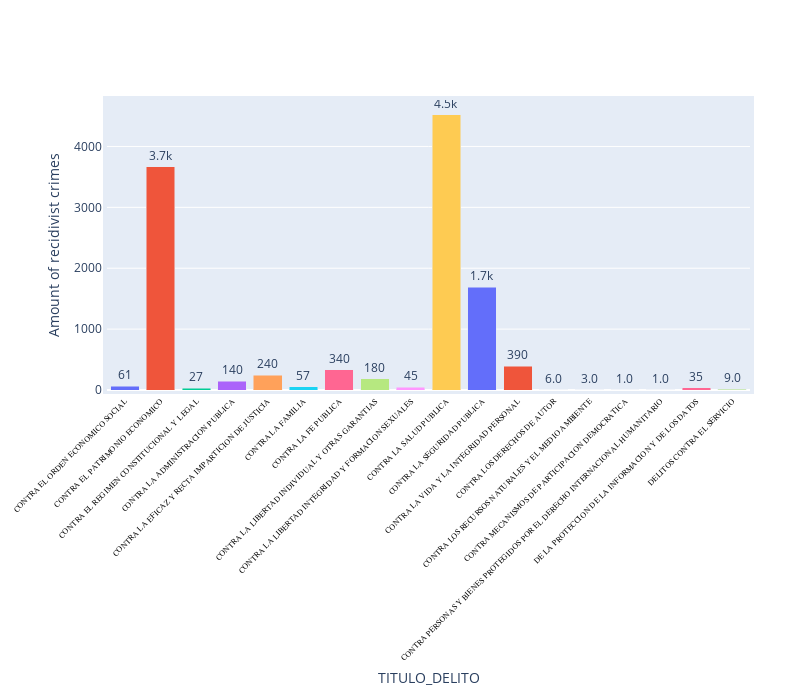

The code cell stored with this chart in its notebook:
### Code cell
fig = px.bar(df_genero[df_genero["GENERO"]=="FEMENINO"], x='TITULO_DELITO', y='INTERNOEN',
             hover_data=['TITULO_DELITO'], color='TITULO_DELITO',
             labels={'INTERNOEN':'Amount of recidivist crimes'}, height=400, barmode='stack', text="INTERNOEN")
fig.update_traces(texttemplate='%{text:.2s}', textposition='outside')
fig.update_layout(uniformtext_minsize=6, uniformtext_mode='hide', xaxis_tickangle=-45, showlegend=False, autosize=False,
                 width=800, height=700, margin=dict(l=50, r=50, b=100, t=100, pad=4 ))
fig.update_xaxes( tickfont=dict(family='Rockwell', color='black', size=8)) #tickangle=45,

fig.show()

### Figure 1 — Plotly figure (JSON) as saved in the notebook; plotly's stock layout.template omitted (floating-point values rounded to 4 significant figures)
{"data": [{"alignmentgroup": "True", "customdata": [["CONTRA EL ORDEN ECONOMICO SOCIAL"]], "hovertemplate": "TITULO_DELITO=%{customdata[0]}<br>Amount of recidivist crimes=%{text}<extra></extra>", "legendgroup": "CONTRA EL ORDEN ECONOMICO SOCIAL", "marker": {"color": "#636efa"}, "name": "CONTRA EL ORDEN ECONOMICO SOCIAL", "offsetgroup": "CONTRA EL ORDEN ECONOMICO SOCIAL", "orientation": "v", "showlegend": true, "text": [61], "textposition": "outside", "texttemplate": "%{text:.2s}", "type": "bar", "x": ["CONTRA EL ORDEN ECONOMICO SOCIAL"], "xaxis": "x", "y": [61], "yaxis": "y"}, {"alignmentgroup": "True", "customdata": [["CONTRA EL PATRIMONIO ECONOMICO"]], "hovertemplate": "TITULO_DELITO=%{customdata[0]}<br>Amount of recidivist crimes=%{text}<extra></extra>", "legendgroup": "CONTRA EL PATRIMONIO ECONOMICO", "marker": {"color": "#EF553B"}, "name": "CONTRA EL PATRIMONIO ECONOMICO", "offsetgroup": "CONTRA EL PATRIMONIO ECONOMICO", "orientation": "v", "showlegend": true, "text": [3668], "textposition": "outside", "texttemplate": "%{text:.2s}", "type": "bar", "x": ["CONTRA EL PATRIMONIO ECONOMICO"], "xaxis": "x", "y": [3668], "yaxis": "y"}, {"alignmentgroup": "True", "customdata": [["CONTRA EL REGIMEN CONSTITUCIONAL Y LEGAL"]], "hovertemplate": "TITULO_DELITO=%{customdata[0]}<br>Amount of recidivist crimes=%{text}<extra></extra>", "legendgroup": "CONTRA EL REGIMEN CONSTITUCIONAL Y LEGAL", "marker": {"color": "#00cc96"}, "name": "CONTRA EL REGIMEN CONSTITUCIONAL Y LEGAL", "offsetgroup": "CONTRA EL REGIMEN CONSTITUCIONAL Y LEGAL", "orientation": "v", "showlegend": true, "text": [27], "textposition": "outside", "texttemplate": "%{text:.2s}", "type": "bar", "x": ["CONTRA EL REGIMEN CONSTITUCIONAL Y LEGAL"], "xaxis": "x", "y": [27], "yaxis": "y"}, {"alignmentgroup": "True", "customdata": [["CONTRA LA ADMINISTRACION PUBLICA"]], "hovertemplate": "TITULO_DELITO=%{customdata[0]}<br>Amount of recidivist crimes=%{text}<extra></extra>", "legendgroup": "CONTRA LA ADMINISTRACION PUBLICA", "marker": {"color": "#ab63fa"}, "name": "CONTRA LA ADMINISTRACION PUBLICA", "offsetgroup": "CONTRA LA ADMINISTRACION PUBLICA", "orientation": "v", "showlegend": true, "text": [142], "textposition": "outside", "texttemplate": "%{text:.2s}", "type": "bar", "x": ["CONTRA LA ADMINISTRACION PUBLICA"], "xaxis": "x", "y": [142], "yaxis": "y"}, {"alignmentgroup": "True", "customdata": [["CONTRA LA EFICAZ Y RECTA IMPARTICION DE JUSTICIA"]], "hovertemplate": "TITULO_DELITO=%{customdata[0]}<br>Amount of recidivist crimes=%{text}<extra></extra>", "legendgroup": "CONTRA LA EFICAZ Y RECTA IMPARTICION DE JUSTICIA", "marker": {"color": "#FFA15A"}, "name": "CONTRA LA EFICAZ Y RECTA IMPARTICION DE JUSTICIA", "offsetgroup": "CONTRA LA EFICAZ Y RECTA IMPARTICION DE JUSTICIA", "orientation": "v", "showlegend": true, "text": [240], "textposition": "outside", "texttemplate": "%{text:.2s}", "type": "bar", "x": ["CONTRA LA EFICAZ Y RECTA IMPARTICION DE JUSTICIA"], "xaxis": "x", "y": [240], "yaxis": "y"}, {"alignmentgroup": "True", "customdata": [["CONTRA LA FAMILIA"]], "hovertemplate": "TITULO_DELITO=%{customdata[0]}<br>Amount of recidivist crimes=%{text}<extra></extra>", "legendgroup": "CONTRA LA FAMILIA", "marker": {"color": "#19d3f3"}, "name": "CONTRA LA FAMILIA", "offsetgroup": "CONTRA LA FAMILIA", "orientation": "v", "showlegend": true, "text": [57], "textposition": "outside", "texttemplate": "%{text:.2s}", "type": "bar", "x": ["CONTRA LA FAMILIA"], "xaxis": "x", "y": [57], "yaxis": "y"}, {"alignmentgroup": "True", "customdata": [["CONTRA LA FE PUBLICA"]], "hovertemplate": "TITULO_DELITO=%{customdata[0]}<br>Amount of recidivist crimes=%{text}<extra></extra>", "legendgroup": "CONTRA LA FE PUBLICA", "marker": {"color": "#FF6692"}, "name": "CONTRA LA FE PUBLICA", "offsetgroup": "CONTRA LA FE PUBLICA", "orientation": "v", "showlegend": true, "text": [336], "textposition": "outside", "texttemplate": "%{text:.2s}", "type": "bar", "x": ["CONTRA LA FE PUBLICA"], "xaxis": "x", "y": [336], "yaxis": "y"}, {"alignmentgroup": "True", "customdata": [["CONTRA LA LIBERTAD INDIVIDUAL Y OTRAS GARANTIAS"]], "hovertemplate": "TITULO_DELITO=%{customdata[0]}<br>Amount of recidivist crimes=%{text}<extra></extra>", "legendgroup": "CONTRA LA LIBERTAD INDIVIDUAL Y OTRAS GARANTIAS", "marker": {"color": "#B6E880"}, "name": "CONTRA LA LIBERTAD INDIVIDUAL Y OTRAS GARANTIAS", "offsetgroup": "CONTRA LA LIBERTAD INDIVIDUAL Y OTRAS GARANTIAS", "orientation": "v", "showlegend": true, "text": [183], "textposition": "outside", "texttemplate": "%{text:.2s}", "type": "bar", "x": ["CONTRA LA LIBERTAD INDIVIDUAL Y OTRAS GARANTIAS"], "xaxis": "x", "y": [183], "yaxis": "y"}, {"alignmentgroup": "True", "customdata": [["CONTRA LA LIBERTAD INTEGRIDAD Y FORMACION SEXUALES"]], "hovertemplate": "TITULO_DELITO=%{customdata[0]}<br>Amount of recidivist crimes=%{text}<extra></extra>", "legendgroup": "CONTRA LA LIBERTAD INTEGRIDAD Y FORMACION SEXUALES", "marker": {"color": "#FF97FF"}, "name": "CONTRA LA LIBERTAD INTEGRIDAD Y FORMACION SEXUALES", "offsetgroup": "CONTRA LA LIBERTAD INTEGRIDAD Y FORMACION SEXUALES", "orientation": "v", "showlegend": true, "text": [45], "textposition": "outside", "texttemplate": "%{text:.2s}", "type": "bar", "x": ["CONTRA LA LIBERTAD INTEGRIDAD Y FORMACION SEXUALES"], "xaxis": "x", "y": [45], "yaxis": "y"}, {"alignmentgroup": "True", "customdata": [["CONTRA LA SALUD PUBLICA"]], "hovertemplate": "TITULO_DELITO=%{customdata[0]}<br>Amount of recidivist crimes=%{text}<extra></extra>", "legendgroup": "CONTRA LA SALUD PUBLICA", "marker": {"color": "#FECB52"}, "name": "CONTRA LA SALUD PUBLICA", "offsetgroup": "CONTRA LA SALUD PUBLICA", "orientation": "v", "showlegend": true, "text": [4525], "textposition": "outside", "texttemplate": "%{text:.2s}", "type": "bar", "x": ["CONTRA LA SALUD PUBLICA"], "xaxis": "x", "y": [4525], "yaxis": "y"}, {"alignmentgroup": "True", "customdata": [["CONTRA LA SEGURIDAD PUBLICA"]], "hovertemplate": "TITULO_DELITO=%{customdata[0]}<br>Amount of recidivist crimes=%{text}<extra></extra>", "legendgroup": "CONTRA LA SEGURIDAD PUBLICA", "marker": {"color": "#636efa"}, "name": "CONTRA LA SEGURIDAD PUBLICA", "offsetgroup": "CONTRA LA SEGURIDAD PUBLICA", "orientation": "v", "showlegend": true, "text": [1688], "textposition": "outside", "texttemplate": "%{text:.2s}", "type": "bar", "x": ["CONTRA LA SEGURIDAD PUBLICA"], "xaxis": "x", "y": [1688], "yaxis": "y"}, {"alignmentgroup": "True", "customdata": [["CONTRA LA VIDA Y LA INTEGRIDAD PERSONAL"]], "hovertemplate": "TITULO_DELITO=%{customdata[0]}<br>Amount of recidivist crimes=%{text}<extra></extra>", "legendgroup": "CONTRA LA VIDA Y LA INTEGRIDAD PERSONAL", "marker": {"color": "#EF553B"}, "name": "CONTRA LA VIDA Y LA INTEGRIDAD PERSONAL", "offsetgroup": "CONTRA LA VIDA Y LA INTEGRIDAD PERSONAL", "orientation": "v", "showlegend": true, "text": [387], "textposition": "outside", "texttemplate": "%{text:.2s}", "type": "bar", "x": ["CONTRA LA VIDA Y LA INTEGRIDAD PERSONAL"], "xaxis": "x", "y": [387], "yaxis": "y"}, {"alignmentgroup": "True", "customdata": [["CONTRA LOS DERECHOS DE AUTOR"]], "hovertemplate": "TITULO_DELITO=%{customdata[0]}<br>Amount of recidivist crimes=%{text}<extra></extra>", "legendgroup": "CONTRA LOS DERECHOS DE AUTOR", "marker": {"color": "#00cc96"}, "name": "CONTRA LOS DERECHOS DE AUTOR", "offsetgroup": "CONTRA LOS DERECHOS DE AUTOR", "orientation": "v", "showlegend": true, "text": [6], "textposition": "outside", "texttemplate": "%{text:.2s}", "type": "bar", "x": ["CONTRA LOS DERECHOS DE AUTOR"], "xaxis": "x", "y": [6], "yaxis": "y"}, {"alignmentgroup": "True", "customdata": [["CONTRA LOS RECURSOS NATURALES Y EL MEDIO AMBIENTE"]], "hovertemplate": "TITULO_DELITO=%{customdata[0]}<br>Amount of recidivist crimes=%{text}<extra></extra>", "legendgroup": "CONTRA LOS RECURSOS NATURALES Y EL MEDIO AMBIENTE", "marker": {"color": "#ab63fa"}, "name": "CONTRA LOS RECURSOS NATURALES Y EL MEDIO AMBIENTE", "offsetgroup": "CONTRA LOS RECURSOS NATURALES Y EL MEDIO AMBIENTE", "orientation": "v", "showlegend": true, "text": [3], "textposition": "outside", "texttemplate": "%{text:.2s}", "type": "bar", "x": ["CONTRA LOS RECURSOS NATURALES Y EL MEDIO AMBIENTE"], "xaxis": "x", "y": [3], "yaxis": "y"}, {"alignmentgroup": "True", "customdata": [["CONTRA MECANISMOS DE PARTICIPACION DEMOCRATICA"]], "hovertemplate": "TITULO_DELITO=%{customdata[0]}<br>Amount of recidivist crimes=%{text}<extra></extra>", "legendgroup": "CONTRA MECANISMOS DE PARTICIPACION DEMOCRATICA", "marker": {"color": "#FFA15A"}, "name": "CONTRA MECANISMOS DE PARTICIPACION DEMOCRATICA", "offsetgroup": "CONTRA MECANISMOS DE PARTICIPACION DEMOCRATICA", "orientation": "v", "showlegend": true, "text": [1], "textposition": "outside", "texttemplate": "%{text:.2s}", "type": "bar", "x": ["CONTRA MECANISMOS DE PARTICIPACION DEMOCRATICA"], "xaxis": "x", "y": [1], "yaxis": "y"}, {"alignmentgroup": "True", "customdata": [["CONTRA PERSONAS Y BIENES PROTEGIDOS POR EL DERECHO INTERNACIONAL HUMANITARIO"]], "hovertemplate": "TITULO_DELITO=%{customdata[0]}<br>Amount of recidivist crimes=%{text}<extra></extra>", "legendgroup": "CONTRA PERSONAS Y BIENES PROTEGIDOS POR EL DERECHO INTERNACIONAL HUMANITARIO", "marker": {"color": "#19d3f3"}, "name": "CONTRA PERSONAS Y BIENES PROTEGIDOS POR EL DERECHO INTERNACIONAL HUMANITARIO", "offsetgroup": "CONTRA PERSONAS Y BIENES PROTEGIDOS POR EL DERECHO INTERNACIONAL HUMANITARIO", "orientation": "v", "showlegend": true, "text": [1], "textposition": "outside", "texttemplate": "%{text:.2s}", "type": "bar", "x": ["CONTRA PERSONAS Y BIENES PROTEGIDOS POR EL DERECHO INTERNACIONAL HUMANITARIO"], "xaxis": "x", "y": [1], "yaxis": "y"}, {"alignmentgroup": "True", "customdata": [["DE LA PROTECCION DE LA INFORMACION Y DE LOS DATOS"]], "hovertemplate": "TITULO_DELITO=%{customdata[0]}<br>Amount of recidivist crimes=%{text}<extra></extra>", "legendgroup": "DE LA PROTECCION DE LA INFORMACION Y DE LOS DATOS", "marker": {"color": "#FF6692"}, "name": "DE LA PROTECCION DE LA INFORMACION Y DE LOS DATOS", "offsetgroup": "DE LA PROTECCION DE LA INFORMACION Y DE LOS DATOS", "orientation": "v", "showlegend": true, "text": [35], "textposition": "outside", "texttemplate": "%{text:.2s}", "type": "bar", "x": ["DE LA PROTECCION DE LA INFORMACION Y DE LOS DATOS"], "xaxis": "x", "y": [35], "yaxis": "y"}, {"alignmentgroup": "True", "customdata": [["DELITOS CONTRA EL SERVICIO"]], "hovertemplate": "TITULO_DELITO=%{customdata[0]}<br>Amount of recidivist crimes=%{text}<extra></extra>", "legendgroup": "DELITOS CONTRA EL SERVICIO", "marker": {"color": "#B6E880"}, "name": "DELITOS CONTRA EL SERVICIO", "offsetgroup": "DELITOS CONTRA EL SERVICIO", "orientation": "v", "showlegend": true, "text": [9], "textposition": "outside", "texttemplate": "%{text:.2s}", "type": "bar", "x": ["DELITOS CONTRA EL SERVICIO"], "xaxis": "x", "y": [9], "yaxis": "y"}], "layout": {"autosize": false, "barmode": "stack", "height": 700, "legend": {"title": {"text": "TITULO_DELITO"}, "tracegroupgap": 0}, "margin": {"b": 100, "l": 50, "pad": 4, "r": 50, "t": 100}, "showlegend": false, "uniformtext": {"minsize": 6, "mode": "hide"}, "width": 800, "xaxis": {"anchor": "y", "categoryarray": ["CONTRA EL ORDEN ECONOMICO SOCIAL", "CONTRA EL PATRIMONIO ECONOMICO", "CONTRA EL REGIMEN CONSTITUCIONAL Y LEGAL", "CONTRA LA ADMINISTRACION PUBLICA", "CONTRA LA EFICAZ Y RECTA IMPARTICION DE JUSTICIA", "CONTRA LA FAMILIA", "CONTRA LA FE PUBLICA", "CONTRA LA LIBERTAD INDIVIDUAL Y OTRAS GARANTIAS", "CONTRA LA LIBERTAD INTEGRIDAD Y FORMACION SEXUALES", "CONTRA LA SALUD PUBLICA", "CONTRA LA SEGURIDAD PUBLICA", "CONTRA LA VIDA Y LA INTEGRIDAD PERSONAL", "CONTRA LOS DERECHOS DE AUTOR", "CONTRA LOS RECURSOS NATURALES Y EL MEDIO AMBIENTE", "CONTRA MECANISMOS DE PARTICIPACION DEMOCRATICA", "CONTRA PERSONAS Y BIENES PROTEGIDOS POR EL DERECHO INTERNACIONAL HUMANITARIO", "DE LA PROTECCION DE LA INFORMACION Y DE LOS DATOS", "DELITOS CONTRA EL SERVICIO"], "categoryorder": "array", "domain": [0, 1], "tickangle": -45, "tickfont": {"color": "black", "family": "Rockwell", "size": 8}, "title": {"text": "TITULO_DELITO"}}, "yaxis": {"anchor": "x", "domain": [0, 1], "title": {"text": "Amount of recidivist crimes"}}}}
